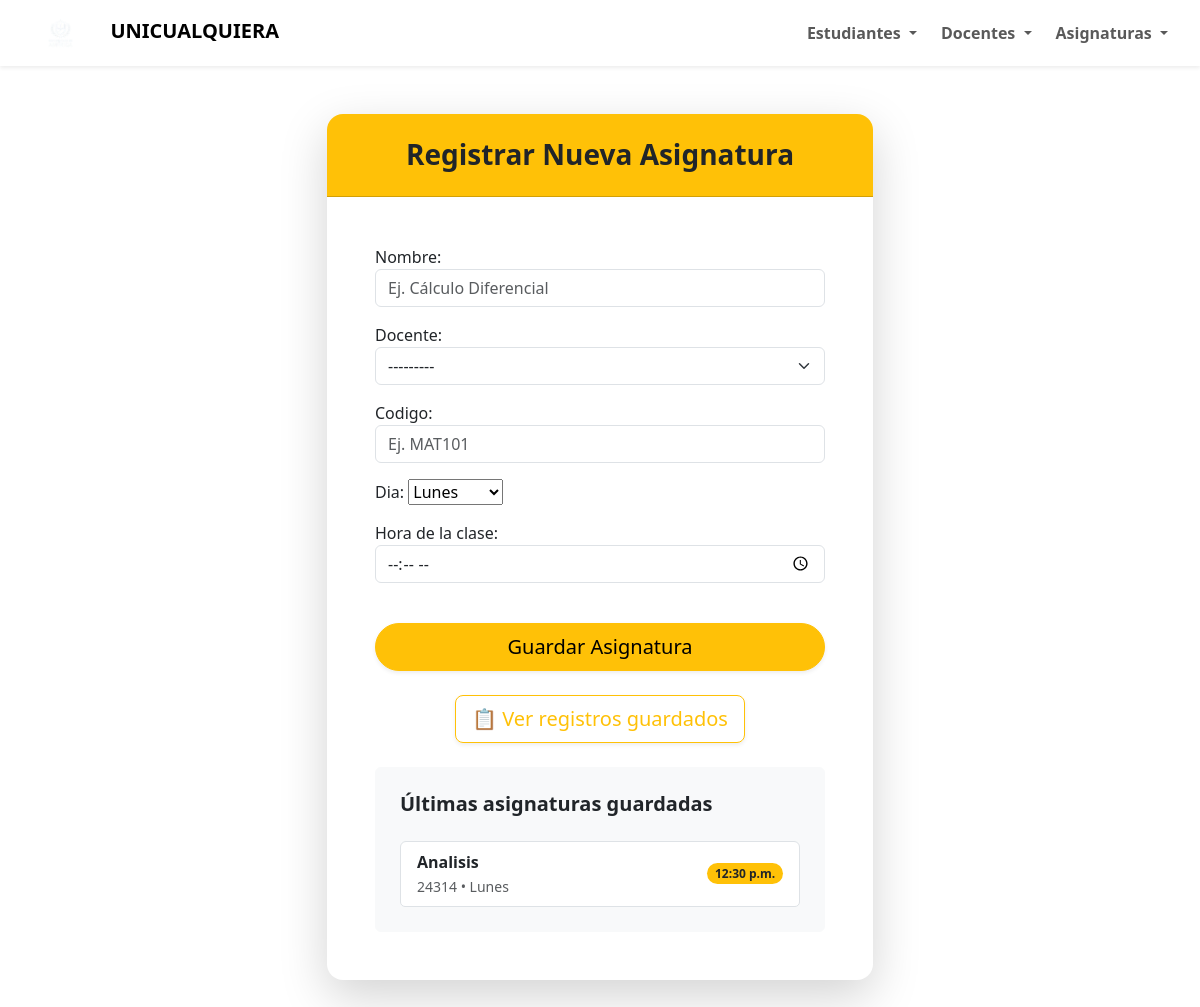
/asignaturas/crear-asignatura/, run on the app's committed database.
### apps/docentes/models.py (models this page shows)
class docentes(models.Model):
    nombre = models.CharField(max_length=100, verbose_name="Nombre completo")
    correo = models.CharField(
        max_length=100,
        validators=[validar_correo],
        unique=True,
        verbose_name="Correo electronico",
    )
    class sexo_docente(models.TextChoices):
        Hombre = "H", "Hombre"
        Mujer = "M", "Mujer"
    sexo = models.CharField(
        max_length=1,
        choices=sexo_docente,
        blank=False,
        default="H",
        verbose_name="Sexo",
    )
    class Meta:
        verbose_name = "Docente"
        verbose_name_plural = "Docentes"
    def __str__(self):
        return f"{self.nombre}"

### apps/asignaturas/models.py (models this page shows, shortened)
class asignaturas(models.Model):
    nombre = models.CharField(max_length=100)
    docente = models.ForeignKey(
        "docentes.docentes",
        on_delete=models.SET_NULL,
        null=True,
        verbose_name="Docente",
    )
    codigo = models.CharField(
        max_length=20, primary_key=True, verbose_name="Codigo", unique=True
    )
    class dia(models.TextChoices):
        Lunes = "Lunes"
        Martes = "Martes"
        Miercoles = "Miercoles"
        Jueves = "Jueves"
        Viernes = "Viernes"
    dia_de_clase = models.CharField(
        max_length=9, blank=False, default="Lunes", choices=dia, verbose_name="Dia"
    )
    hora = models.TimeField(null=True, verbose_name="Hora de la clase")
    class Meta:
        verbose_name = "Asignatura"
        verbose_name_plural = "Asignaturas"

### apps/asignaturas/views.py (the view)
# urls.py: path('crear-asignatura/', views.crear_asignatura, name='crear_asignatura'),
def crear_asignatura(request):
    ultimas_asignaturas = asignaturas.objects.all()[:5]
    if request.method == 'POST':
        form = AsignaturaForm(request.POST)
        if form.is_valid():
            form.save()
            return redirect('lista_asignaturas')
    else:
        form = AsignaturaForm()
    return render(
        request,
        'asignaturas/crear_asignatura.html',
        {'form': form, 'ultimas_asignaturas': ultimas_asignaturas},
    )

### apps/asignaturas/forms.py
class AsignaturaForm(forms.ModelForm):
    class Meta:
        model = asignaturas
        fields = '__all__'
        widgets = {
            'codigo': forms.TextInput(attrs={
                'class': 'form-control',
                'placeholder': 'Ej. MAT101'
            }),
            'nombre': forms.TextInput(attrs={
                'class': 'form-control',
                'placeholder': 'Ej. Cálculo Diferencial'
            }),
            'docente': forms.Select(attrs={
                'class': 'form-select'
            }),
            'dia': forms.Select(attrs={
                'class': 'form-select'
            }),
            'hora': forms.TimeInput(attrs={
                'class': 'form-control',
                'placeholder': 'Ej. 08:00',
                'type': 'time'
            }),
        }

### templates/asignaturas/crear_asignatura.html (shortened to what this page needs)
{% extends 'base_layout.html' %}
{% block content %}
<div class="container py-5">
    <div class="row justify-content-center">
        <div class="col-md-8 col-lg-6">
            <div class="card shadow-lg border-0 rounded-4">
                <div class="card-header bg-warning text-dark text-center py-4 rounded-top-4">
                    <h3 class="mb-0 fw-bold">
                        Registrar Nueva Asignatura
                    </h3>
                </div>
                <div class="card-body p-4 p-md-5">
                    <form method="POST" class="needs-validation" novalidate>
                        <div class="mb-4">
                            {{ form.as_p }}
                        </div>
                        <button type="submit"
                                class="btn btn-warning btn-lg w-100 rounded-pill shadow-sm mt-3">
                            Guardar Asignatura
                        </button>
                    </form>
                    <div class="text-center mt-4">
                        <a href="{% url 'lista_asignaturas' %}" class="btn btn-outline-warning btn-lg shadow-sm">
                            📋 Ver registros guardados
                        </a>
                    </div>
                    <div class="mt-4 card bg-light border-light p-4">
                        <h5 class="fw-semibold">Últimas asignaturas guardadas</h5>
                        {% if ultimas_asignaturas %}
                            <ul class="list-group mt-3">
                                {% for asignatura in ultimas_asignaturas %}
                                    <li class="list-group-item">
                                        <div class="d-flex justify-content-between align-items-center">
                                            <div>
                                                <strong>{{ asignatura.nombre }}</strong><br>
                                                <small class="text-muted">
                                                    {{ asignatura.codigo }} • {{ asignatura.dia_de_clase }}
                                                </small>
                                            </div>
                                            <span class="badge bg-warning text-dark rounded-pill">
                                                {{ asignatura.hora }}
                                            </span>
                                        </div>
                                    </li>
                                {% endfor %}
                            </ul>
                        {% else %}
                            <p class="text-muted mt-3">Aún no hay asignaturas registradas.</p>
                        {% endif %}
                    </div>
                </div>
            </div>
        </div>
    </div>
</div>
{% endblock %}

### data on the page
asignaturas: nombre "Analisis", codigo "24314", dia_de_clase "Lunes", hora "12:30 p.m."
